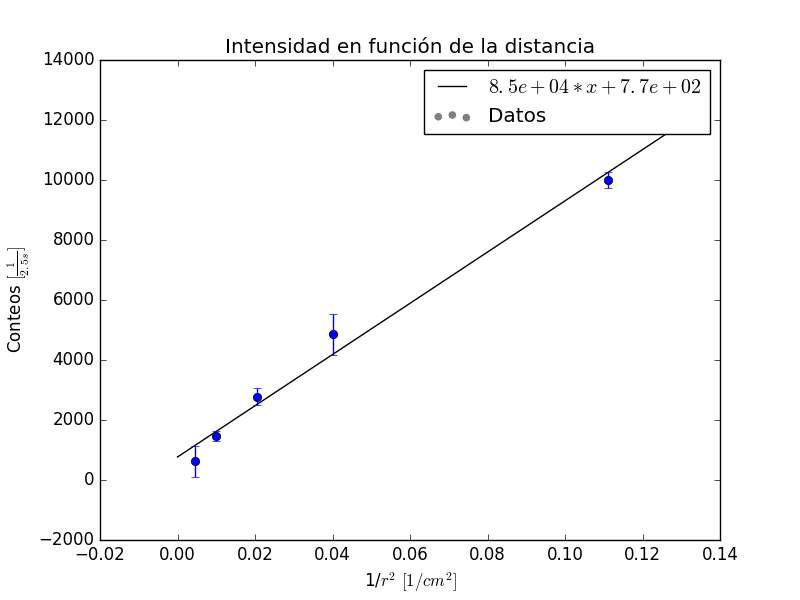

Python code for this plot:
import numpy as np
import matplotlib.pyplot as plt

datos=np.genfromtxt('distancia.txt')
distancia=datos[0,:]
distancia=1/distancia**2
conteos=datos[1:,:]
conteos=np.mean(conteos,axis=0)
m,b = np.polyfit(distancia, conteos, 1)

plt.scatter(distancia,conteos,label='Datos',color='gray')
x=np.linspace(0,0.13)
y=x*m+b
plt.plot(x,y,color='k',label=r'$%.1e*x+%.1e$'%(m,b),)
plt.legend()
plt.xlabel(r'1/$r^2$ $[1/cm^2]$')
plt.ylabel(r'Conteos $[\frac{1}{2.5s}]$')
plt.title('Intensidad en función de la distancia')
plt.errorbar(distancia,conteos,yerr=(distancia*m+b) - conteos,fmt='o')
plt.savefig('distancia.png')
plt.close()


datos=np.genfromtxt('distanciaplomo.txt')
distancia=datos[0,:]
distancia=1/distancia**2
conteos=datos[1:,:]
conteos=np.mean(conteos,axis=0)
m,b = np.polyfit(distancia, conteos, 1)

plt.scatter(distancia,conteos,label='Datos',color='gray')
x=np.linspace(0,0.13)
y=x*m+b
plt.plot(x,y,color='k',label=r'$%.1e*x+%.1e$'%(m,b),)
plt.legend()
plt.xlabel(r'1/$r^2$ $[1/cm^2]$')
plt.ylabel(r'Conteos $[\frac{1}{2.5s}]$')
plt.title('Intensidad en función de la distancia con plomo')
mse = (((distancia*m+b) - conteos)**2/abs(distancia*m+b)).mean(axis=0)
plt.errorbar(distancia,conteos,yerr=(distancia*m+b) - conteos,fmt='o')
plt.savefig('distanciaplomo.png')
plt.close()


datos=np.genfromtxt('distanciahoja.txt')
distancia=datos[0,:]
distancia=1/distancia**2
conteos=datos[1:,:]
conteos=np.mean(conteos,axis=0)
m,b = np.polyfit(distancia, conteos, 1)

plt.scatter(distancia,conteos,label='Datos',color='gray')
x=np.linspace(0,0.13)
y=x*m+b
plt.plot(x,y,color='k',label=r'$%.1e*x+%.1e$'%(m,b),)
plt.legend()
plt.xlabel(r'1/$r^2$ $[1/cm^2]$')
plt.ylabel(r'Conteos $[\frac{1}{2.5s}]$')
plt.title('Intensidad en función de la distancia con hoja')
mse = (((distancia*m+b) - conteos)**2/abs(distancia*m+b)).mean(axis=0)
plt.errorbar(distancia,conteos,yerr=(distancia*m+b) - conteos,fmt='o')
plt.savefig('distanciahoja.png')
plt.close()

